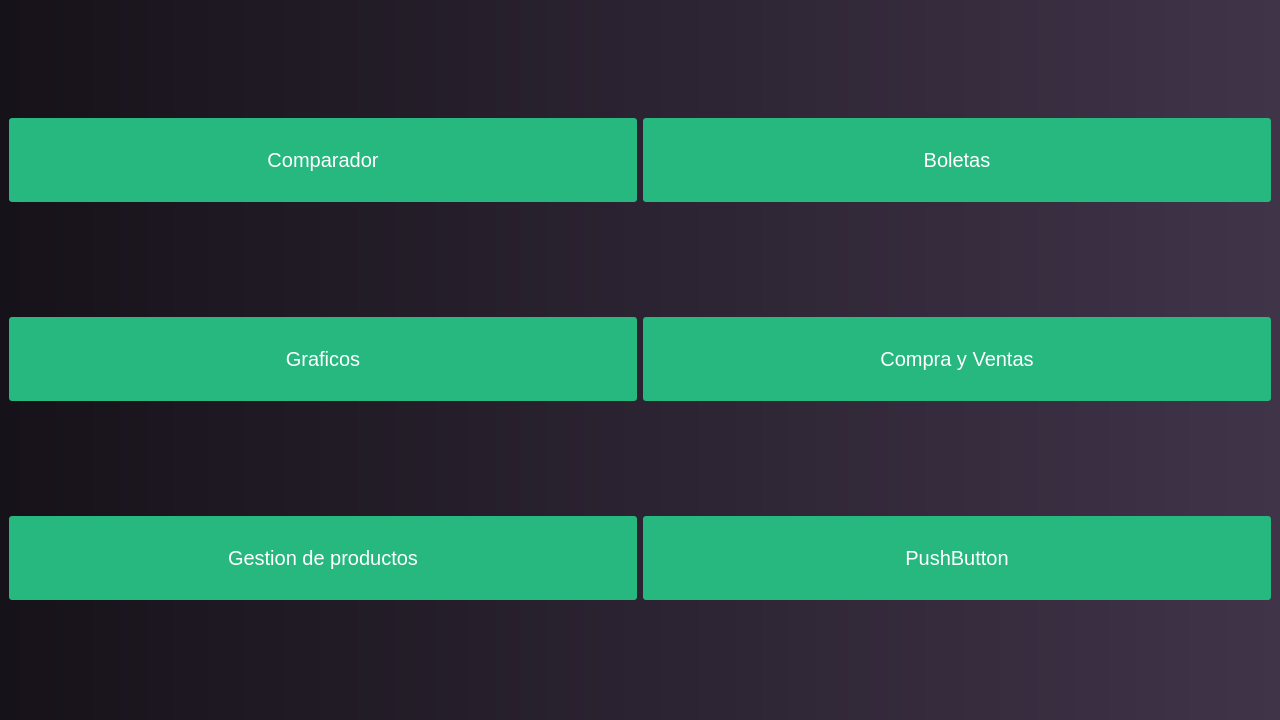
<?xml version="1.0" encoding="UTF-8"?>
<ui version="4.0">
 <class>MainWindow</class>
 <widget class="QMainWindow" name="MainWindow">
  <property name="geometry">
   <rect>
    <x>0</x>
    <y>0</y>
    <width>1280</width>
    <height>720</height>
   </rect>
  </property>
  <property name="windowTitle">
   <string>MainWindow</string>
  </property>
  <property name="styleSheet">
   <string notr="true">#MainWindow{
background:qlineargradient(spread:reflect, x1:0, y1:0, x2:1, y2:0, stop:0 rgba(22, 18, 25, 255), stop:1 rgba(64, 52, 73, 255));
}

.QPushButton {

border-radius:3px;
color:white !important;
background:#27b880;
font-size:20px;
padding:30px;
width:80%;
}</string>
  </property>
  <widget class="QWidget" name="centralwidget">
   <layout class="QGridLayout" name="gridLayout">
    <item row="0" column="0">
     <widget class="QPushButton" name="comparador">
      <property name="text">
       <string>Comparador</string>
      </property>
     </widget>
    </item>
    <item row="0" column="1">
     <widget class="QPushButton" name="boletas">
      <property name="layoutDirection">
       <enum>Qt::LeftToRight</enum>
      </property>
      <property name="text">
       <string>Boletas</string>
      </property>
     </widget>
    </item>
    <item row="1" column="0">
     <widget class="QPushButton" name="graficos">
      <property name="text">
       <string>Graficos</string>
      </property>
     </widget>
    </item>
    <item row="1" column="1">
     <widget class="QPushButton" name="cv">
      <property name="text">
       <string>Compra y Ventas</string>
      </property>
     </widget>
    </item>
    <item row="2" column="0">
     <widget class="QPushButton" name="gestion">
      <property name="text">
       <string>Gestion de productos</string>
      </property>
     </widget>
    </item>
    <item row="2" column="1">
     <widget class="QPushButton" name="pushButton_6">
      <property name="text">
       <string>PushButton</string>
      </property>
     </widget>
    </item>
   </layout>
  </widget>
 </widget>
 <resources/>
 <connections/>
</ui>
